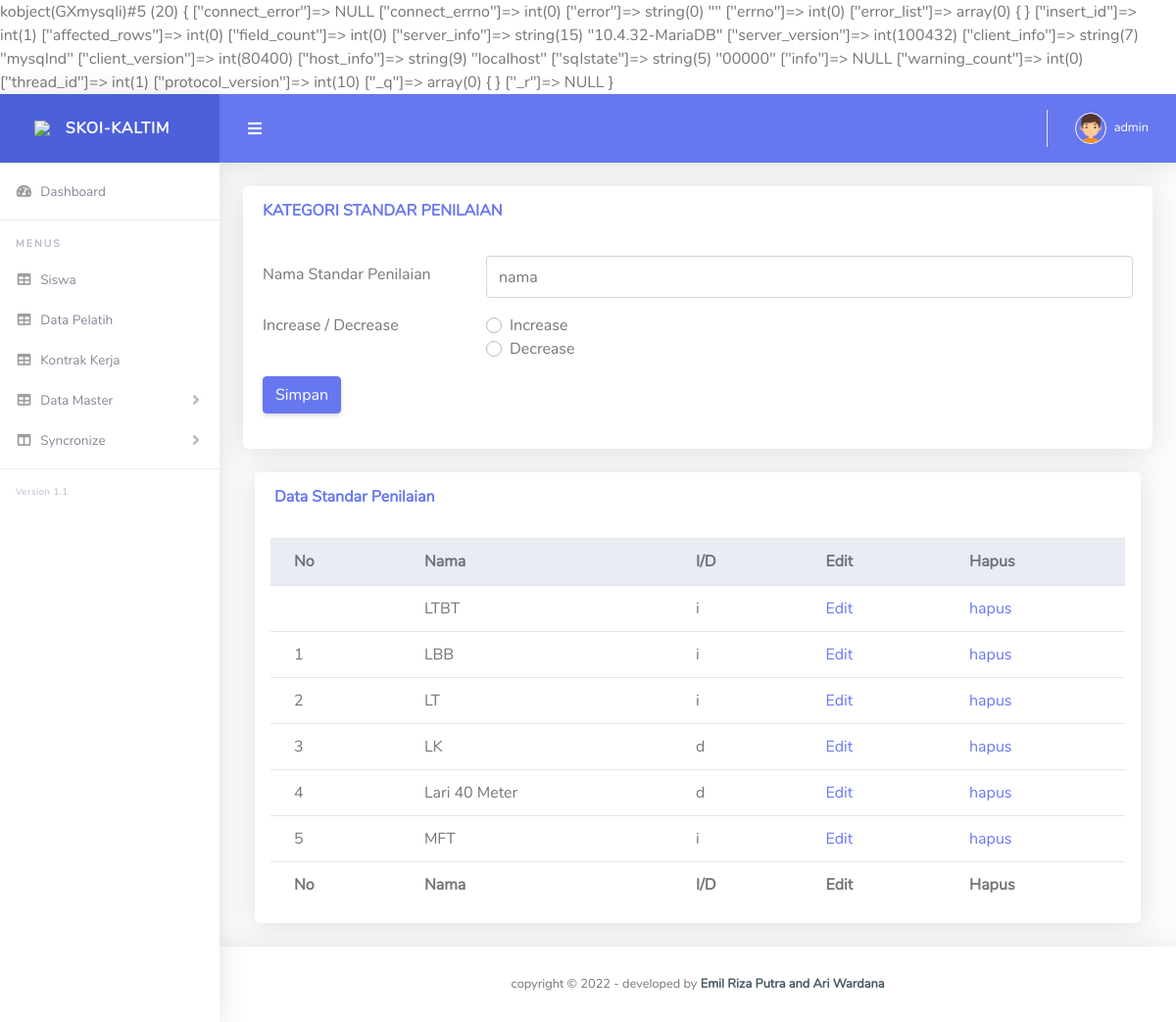
/stdnl.php (signed in), run on the app's committed database.
### tables this page shows
CREATE TABLE `stdnl` (
  `id` int(11) NOT NULL,
  `nm` varchar(50) NOT NULL,
  `sor` varchar(1) NOT NULL
);

### stdnl.php (the view, shortened to what this page needs)
k<?php include "header.php";?>
<div class="row">
<div class="col-lg-12">
              <div class="card mb-4">
                <div class="card-header py-3 d-flex flex-row align-items-center justify-content-between">
                  <h6 class="m-0 font-weight-bold text-primary">KATEGORI STANDAR PENILAIAN</h6>
                </div>
                <div class="card-body">
                  <?php if(empty($_GET['ed'])){ ?>
                  <form action='aksi.php' method='POST'>
                    <div class='form-group row'>
                      <label for='inputEmail3' class='col-sm-3 col-form-label'>Nama Standar Penilaian</label>
                      <div class='col-sm-9'>
                        <input type='text' class='form-control' id='inputEmail3' placeholder='nama' name='nm'>
                      </div>
                    </div>
                    <fieldset class='form-group'>
                      <div class='row'>
                        <legend class='col-form-label col-sm-3 pt-0'>Increase / Decrease</legend>
                        <div class='col-sm-9'>
                          <div class='custom-control custom-radio'>
                            <label class='custom-control-label' for='customRadio1'>Increase</label>
                          </div>
                          <div class='custom-control custom-radio'>
                            <label class='custom-control-label' for='customRadio2'>Decrease</label>
                          </div>
                        </div>
                      </div>
                    </fieldset>
                    <div class='form-group row'>
                      <div class='col-sm-10'>
                        <button type='submit' class='btn btn-primary'>Simpan</button>
                      </div>
                    </div>
                  </form>
                  <?php } ?>
                </div>
              </div>
            </div>
            </div>
            <div class="col-lg-12">
              <div class="card mb-4">
                <div class="card-header py-3 d-flex flex-row align-items-center justify-content-between">
                  <h6 class="m-0 font-weight-bold text-primary">Data Standar Penilaian</h6>
                </div>
                <div class="table-responsive p-3">
                  <table class="table align-items-center table-flush" id="dataTable">
                    <thead class="thead-light">
                      <tr>
                        <th>No</th>
                        <th>Nama</th>
                        <th>I/D</th>
                        <th>Edit</th>
                        <th>Hapus</th>
                      </tr>
                    </thead>
                    <tfoot>
                      <tr>
                        <th>No</th>
                        <th>Nama</th>
                        <th>I/D</th>
                        <th>Edit</th>
                        <th>Hapus</th>
                      </tr>
                    </tfoot>
                    <tbody>
                      <?php $ro=mysqli_query($kon, "SELECT * FROM stdnl");
                    while($r=mysqli_fetch_assoc($ro)){
                        echo"<tr><td>$n</td><td>$r[nm]</td><td>$r[sor]</td>
                        <td><a href='stdnl.php?id=$r[id]&ed=ed'>Edit</a></td>
                        <td><a href='hps.php?h=stdnl&id=$r[id]' onClick=\"return confirm('Anda Yakin Ingin Menghapus Data Ini ?')\">hapus</a></td>
                        </tr>";
                    $n++;}
                    ?>
                    </tbody>
                  </table>
                </div>
              </div>
            </div>
<?php include "footer.php"; ?>

### data on the page
stdnl: nm "LTBT", sor "i"
stdnl: nm "LBB", sor "i"
stdnl: nm "LT", sor "i"
stdnl: nm "LK", sor "d"
stdnl: nm "Lari 40 Meter", sor "d"
stdnl: nm "MFT", sor "i"

### other printed values
$_SESSION['nama'] "admin"
